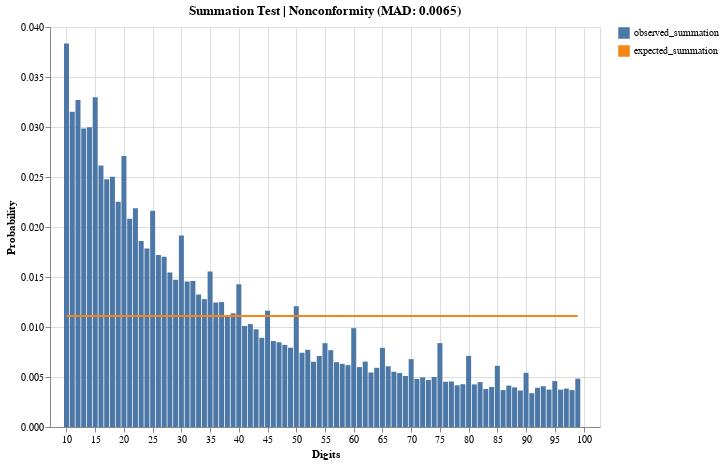

The cell this chart's notebook holds for it:
### Code cell
mad_value = np.mean(np.abs(df_summation.observed_summation - df_summation.expected_summation))
mad_assessment = assess_mad(mad_value)

line = alt.Chart(df_summation).mark_line().encode(
    alt.X("digits:Q", title="Digits", scale=alt.Scale(domain=[8, 102])),
    alt.Y("expected_summation:Q").title("Probability"),
    alt.Color(datum='expected_summation')
    
)

bar = alt.Chart(df_summation).mark_bar().encode(
    alt.X("digits:Q", title="Digits", scale=alt.Scale(domain=[8, 102])),
    alt.Y("observed_summation:Q").title("Probability"),
    alt.Color(datum='observed_summation')
)

bar+line.properties(width=550, height=400, title=f'{title} | {mad_assessment}',)

### Figure 1 — Vega-Lite specification as saved in the notebook (floating-point values rounded to 4 significant figures)
{"config": {"view": {"continuousWidth": 300, "continuousHeight": 300}}, "layer": [{"mark": {"type": "bar"}, "encoding": {"color": {"datum": "observed_summation"}, "x": {"field": "digits", "scale": {"domain": [8, 102]}, "title": "Digits", "type": "quantitative"}, "y": {"field": "observed_summation", "title": "Probability", "type": "quantitative"}}}, {"mark": {"type": "line"}, "encoding": {"color": {"datum": "expected_summation"}, "x": {"field": "digits", "scale": {"domain": [8, 102]}, "title": "Digits", "type": "quantitative"}, "y": {"field": "expected_summation", "title": "Probability", "type": "quantitative"}}, "title": "Summation Test | Nonconformity (MAD: 0.0065)"}], "data": {"name": "data-f34bf73594b276bf1088371988a5508a"}, "height": 400, "width": 550, "$schema": "https://vega.github.io/schema/vega-lite/v5.17.0.json", "datasets": {"data-f34bf73594b276bf1088371988a5508a": [{"digits": 10, "observed_summation": 0.03834, "expected_summation": 0.0111}, {"digits": 11, "observed_summation": 0.03152, "expected_summation": 0.0111}, {"digits": 12, "observed_summation": 0.0327, "expected_summation": 0.0111}, {"digits": 13, "observed_summation": 0.02984, "expected_summation": 0.0111}, {"digits": 14, "observed_summation": 0.02997, "expected_summation": 0.0111}, {"digits": 15, "observed_summation": 0.03297, "expected_summation": 0.0111}, {"digits": 16, "observed_summation": 0.02614, "expected_summation": 0.0111}, {"digits": 17, "observed_summation": 0.02478, "expected_summation": 0.0111}, {"digits": 18, "observed_summation": 0.02503, "expected_summation": 0.0111}, {"digits": 19, "observed_summation": 0.02254, "expected_summation": 0.0111}, {"digits": 20, "observed_summation": 0.02709, "expected_summation": 0.0111}, {"digits": 21, "observed_summation": 0.02082, "expected_summation": 0.0111}, {"digits": 22, "observed_summation": 0.02188, "expected_summation": 0.0111}, {"digits": 23, "observed_summation": 0.01859, "expected_summation": 0.0111}, {"digits": 24, "observed_summation": 0.01785, "expected_summation": 0.0111}, {"digits": 25, "observed_summation": 0.02162, "expected_summation": 0.0111}, {"digits": 26, "observed_summation": 0.01719, "expected_summation": 0.0111}, {"digits": 27, "observed_summation": 0.01701, "expected_summation": 0.0111}, {"digits": 28, "observed_summation": 0.01545, "expected_summation": 0.0111}, {"digits": 29, "observed_summation": 0.01473, "expected_summation": 0.0111}, {"digits": 30, "observed_summation": 0.01916, "expected_summation": 0.0111}, {"digits": 31, "observed_summation": 0.01455, "expected_summation": 0.0111}, {"digits": 32, "observed_summation": 0.01461, "expected_summation": 0.0111}, {"digits": 33, "observed_summation": 0.01324, "expected_summation": 0.0111}, {"digits": 34, "observed_summation": 0.01279, "expected_summation": 0.0111}, {"digits": 35, "observed_summation": 0.01556, "expected_summation": 0.0111}, {"digits": 36, "observed_summation": 0.01245, "expected_summation": 0.0111}, {"digits": 37, "observed_summation": 0.0125, "expected_summation": 0.0111}, {"digits": 38, "observed_summation": 0.01115, "expected_summation": 0.0111}, {"digits": 39, "observed_summation": 0.01137, "expected_summation": 0.0111}, {"digits": 40, "observed_summation": 0.01427, "expected_summation": 0.0111}, {"digits": 41, "observed_summation": 0.0101, "expected_summation": 0.0111}, {"digits": 42, "observed_summation": 0.01029, "expected_summation": 0.0111}, {"digits": 43, "observed_summation": 0.009771, "expected_summation": 0.0111}, {"digits": 44, "observed_summation": 0.008918, "expected_summation": 0.0111}, {"digits": 45, "observed_summation": 0.01163, "expected_summation": 0.0111}, {"digits": 46, "observed_summation": 0.008603, "expected_summation": 0.0111}, {"digits": 47, "observed_summation": 0.008472, "expected_summation": 0.0111}, {"digits": 48, "observed_summation": 0.00821, "expected_summation": 0.0111}, {"digits": 49, "observed_summation": 0.00793, "expected_summation": 0.0111}, {"digits": 50, "observed_summation": 0.01208, "expected_summation": 0.0111}, {"digits": 51, "observed_summation": 0.007422, "expected_summation": 0.0111}, {"digits": 52, "observed_summation": 0.007724, "expected_summation": 0.0111}, {"digits": 53, "observed_summation": 0.006527, "expected_summation": 0.0111}, {"digits": 54, "observed_summation": 0.007105, "expected_summation": 0.0111}, {"digits": 55, "observed_summation": 0.008385, "expected_summation": 0.0111}, {"digits": 56, "observed_summation": 0.007684, "expected_summation": 0.0111}, {"digits": 57, "observed_summation": 0.006482, "expected_summation": 0.0111}, {"digits": 58, "observed_summation": 0.00631, "expected_summation": 0.0111}, {"digits": 59, "observed_summation": 0.006185, "expected_summation": 0.0111}, {"digits": 60, "observed_summation": 0.009883, "expected_summation": 0.0111}, {"digits": 61, "observed_summation": 0.005989, "expected_summation": 0.0111}, {"digits": 62, "observed_summation": 0.006541, "expected_summation": 0.0111}, {"digits": 63, "observed_summation": 0.005454, "expected_summation": 0.0111}, {"digits": 64, "observed_summation": 0.005921, "expected_summation": 0.0111}, {"digits": 65, "observed_summation": 0.007919, "expected_summation": 0.0111}, {"digits": 66, "observed_summation": 0.006072, "expected_summation": 0.0111}, {"digits": 67, "observed_summation": 0.005528, "expected_summation": 0.0111}, {"digits": 68, "observed_summation": 0.005395, "expected_summation": 0.0111}, {"digits": 69, "observed_summation": 0.005102, "expected_summation": 0.0111}, {"digits": 70, "observed_summation": 0.006788, "expected_summation": 0.0111}, {"digits": 71, "observed_summation": 0.004812, "expected_summation": 0.0111}, {"digits": 72, "observed_summation": 0.004968, "expected_summation": 0.0111}, {"digits": 73, "observed_summation": 0.004705, "expected_summation": 0.0111}, {"digits": 74, "observed_summation": 0.005, "expected_summation": 0.0111}, {"digits": 75, "observed_summation": 0.008392, "expected_summation": 0.0111}, {"digits": 76, "observed_summation": 0.004525, "expected_summation": 0.0111}, {"digits": 77, "observed_summation": 0.004552, "expected_summation": 0.0111}, {"digits": 78, "observed_summation": 0.004172, "expected_summation": 0.0111}, {"digits": 79, "observed_summation": 0.00428, "expected_summation": 0.0111}, {"digits": 80, "observed_summation": 0.007114, "expected_summation": 0.0111}, {"digits": 81, "observed_summation": 0.004259, "expected_summation": 0.0111}, {"digits": 82, "observed_summation": 0.004492, "expected_summation": 0.0111}, {"digits": 83, "observed_summation": 0.003794, "expected_summation": 0.0111}, {"digits": 84, "observed_summation": 0.003997, "expected_summation": 0.0111}, {"digits": 85, "observed_summation": 0.006117, "expected_summation": 0.0111}, {"digits": 86, "observed_summation": 0.003692, "expected_summation": 0.0111}, {"digits": 87, "observed_summation": 0.004138, "expected_summation": 0.0111}, {"digits": 88, "observed_summation": 0.003962, "expected_summation": 0.0111}, {"digits": 89, "observed_summation": 0.00365, "expected_summation": 0.0111}, {"digits": 90, "observed_summation": 0.005419, "expected_summation": 0.0111}, {"digits": 91, "observed_summation": 0.003381, "expected_summation": 0.0111}, {"digits": 92, "observed_summation": 0.003928, "expected_summation": 0.0111}, {"digits": 93, "observed_summation": 0.004078, "expected_summation": 0.0111}, {"digits": 94, "observed_summation": 0.003741, "expected_summation": 0.0111}, {"digits": 95, "observed_summation": 0.004591, "expected_summation": 0.0111}, {"digits": 96, "observed_summation": 0.003735, "expected_summation": 0.0111}, {"digits": 97, "observed_summation": 0.003847, "expected_summation": 0.0111}, {"digits": 98, "observed_summation": 0.003693, "expected_summation": 0.0111}, {"digits": 99, "observed_summation": 0.004835, "expected_summation": 0.0111}]}}
